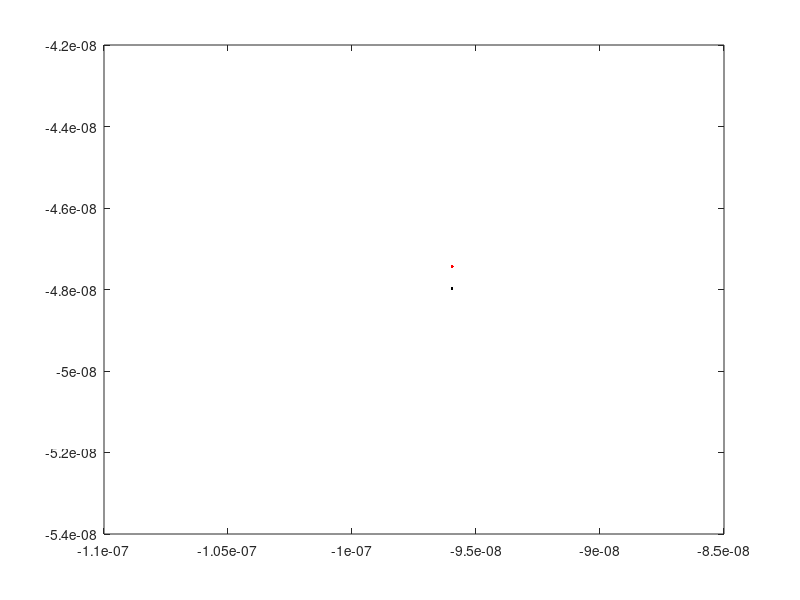

Recreate this plot in MATLAB.
%EJERCICIO 1
clear,clc,close all
%f(x) =(1-cos x)/x
f=@ (x) (1-cos (x))./x
% a) Porque la funcion es inexacta cuando el x se aproxima a cero
%Esto sucede ya que al aproximar la funcion a cero el coseno se aproxima
%mucho a 1, y quedan restandose dos numeros muy proximos lo que genera un
%corrimiento de la mantiza y por lo tanto una perdida de cifras
%significativas
%Para solucionar este problema expreso la funcion como...
% f(x)= (1/x)- (cos(x)/x)
fm=@(x) (sin(x).^2)./(x.*(1+cos(x)));
v1=[-1e-3 -1e-5 -1e-7];
v2=[1e-3 1e-5 1e-7];
for i=1:3
    x= linspace(v1(i),v2(i),100);
    plot(x(i), f(x(i)), 'r',x(i), fm(x(i)), 'k');
end